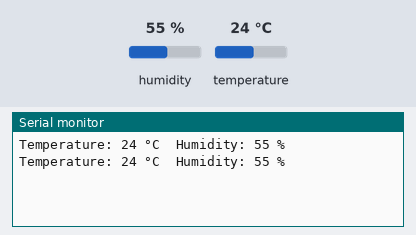
A sketch run on a simulated ESP32. Parts: the last lines printed to the serial monitor. The test bench sets the inputs (shaded band); at power-on: humidity 55 %, temperature 24 °C.

Above: at 1.3 s.
1.4 s: humidity set to 22 %
At 2.0 s:
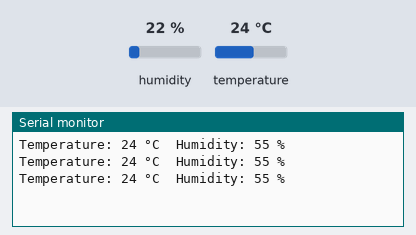
2.9 s: temperature set to 12 °C
At 3.6 s:
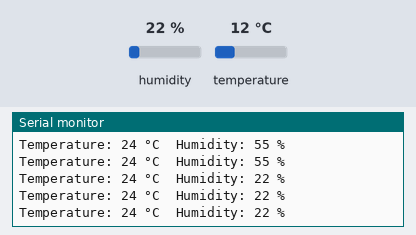
4.4 s: humidity set to 40 %
At 5.1 s:
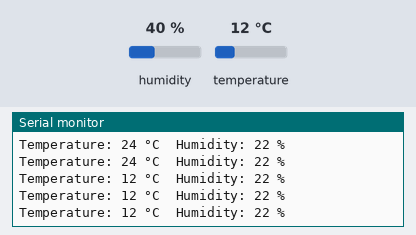
Timing chart, 0 to 7.4 s (numbered marks = the images above; inputs shaded):
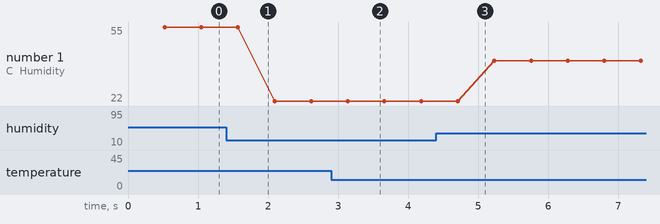

The sketch:

ReadTempAndHumidity.ino
```cpp
// (licence header left out)
// Include the DHT11 library for interfacing with the sensor.
#include <DHT11.h>
#include <WiFi.h>
#include <Firebase_ESP_Client.h>
#include "addons/TokenHelper.h"
#include "addons/RTDBHelper.h"

// Wi-Fi Credentials
const char* ssid = "realme 6";
const char* password = "55555555";

// Firebase Credentials
#define FIREBASE_HOST "graduation-project-bumgd17-default-rtdb.firebaseio.com"
#define FIREBASE_AUTH "AIzaSyDr7hgjahxcQkUsBAlB6MEi9Mjt14MZe5A"

// Firebase and Wi-Fi objects
FirebaseData firebaseData;
FirebaseAuth auth;
FirebaseConfig config;

// Create an instance of the DHT11 class.
// - For Arduino: Connect the sensor to Digital I/O Pin 2.
// - For ESP32: Connect the sensor to pin GPIO2 or P2.
// - For ESP8266: Connect the sensor to GPIO2 or D4.
DHT11 dht11(2);

void setup() {
    // Initialize serial communication to allow debugging and data readout.
    // Using a baud rate of 9600 bps.
    Serial.begin(9600);

    // Uncomment the line below to set a custom delay between sensor readings (in milliseconds).
    // dht11.setDelay(500); // Set this to the desired delay. Default is 500ms.
}

void loop() {
    int temperature = 0;
    int humidity = 0;

    // Attempt to read the temperature and humidity values from the DHT11 sensor.
    int result = dht11.readTemperatureHumidity(temperature, humidity);

    // Check the results of the readings.
    // If the reading is successful, print the temperature and humidity values.
    // If there are errors, print the appropriate error messages.
    if (result == 0) {
        Serial.print("Temperature: ");
        Serial.print(temperature);
        Serial.print(" °C\tHumidity: ");
        Serial.print(humidity);
        Serial.println(" %");
    } else {
        // Print error message based on the error code.
        Serial.println(DHT11::getErrorString(result));
    }
}
```

Measured:
- plotted number 1: 55 → 22 after the input at 1.4 s, 22 → 40 after the input at 4.4 s
